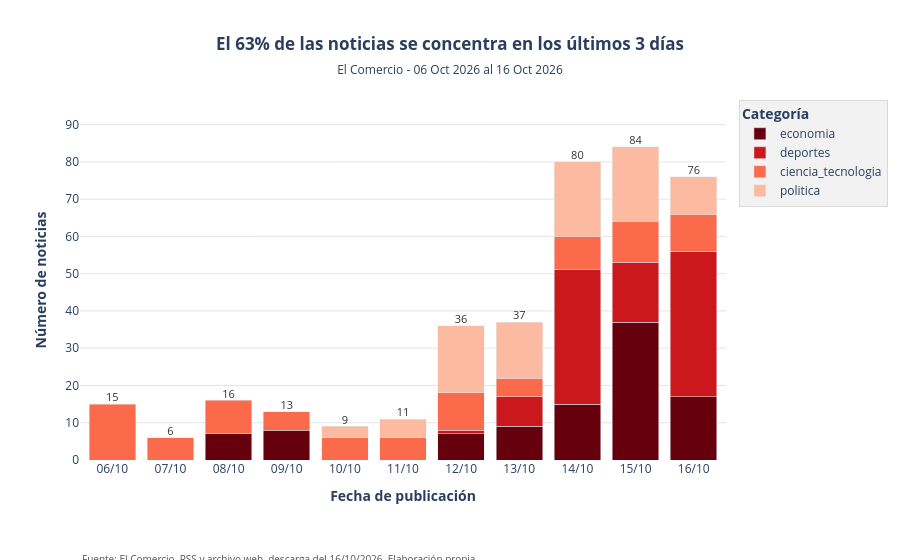

Source (notebook cell):
### Markdown cell above
4.2. Distribución de noticias por rango de fechas

### Code cell
diario = (df.groupby([df["fecha"].dt.date, "etiqueta"])
            .size()
            .reset_index(name="noticias"))
diario.columns = ["fecha", "categoria", "noticias"]
diario["fecha"] = pd.to_datetime(diario["fecha"]).dt.strftime("%d/%m")

rojos = px.colors.sequential.Reds[-1:-8:-2]
orden_cat = list(dist["categoria"])
colores = dict(zip(orden_cat, rojos))

orden_fechas = sorted(diario["fecha"].unique(), key=lambda d: (d[3:], d[:2]))

por_dia = diario.groupby("fecha")["noticias"].sum()
pct_3 = por_dia[orden_fechas[-3:]].sum() / por_dia.sum()
fechas = df["fecha"]

fig = px.bar(diario, x="fecha", y="noticias", color="categoria",
             color_discrete_map=colores,
             category_orders={"categoria": orden_cat, "fecha": orden_fechas},
             title=f"<b>El {pct_3:.0%} de las noticias se concentra en los últimos 3 días</b>",
             subtitle=(f"El Comercio - 06 Oct 2026 al 16 Oct 2026"))

fig.update_layout(title_x=0.5,
                  xaxis_title="<b>Fecha de publicación</b>",
                  yaxis_title="<b>Número de noticias</b>",
                  yaxis_range=[0, por_dia.max() * 1.15],
                  barmode="stack",
                  plot_bgcolor="white",
                  legend=dict(title=dict(text="<b>Categoría</b>"),
                              bgcolor="#F2F2F2", bordercolor="#D9D9D9", borderwidth=1),
                  margin=dict(b=100))
fig.update_xaxes(type="category")
fig.update_yaxes(gridcolor="#E5E5E5")

totales = por_dia[orden_fechas]
fig.add_scatter(x=orden_fechas, y=totales, text=totales, mode="text",
                textposition="top center", textfont=dict(size=11, color="#333333"),
                showlegend=False, hoverinfo="skip")

fig.add_annotation(text="Fuente: El Comercio, RSS y archivo web, descarga del 16/10/2026. Elaboración propia.",
                   xref="paper", yref="paper", x=0, y=-0.25,
                   xanchor="left", yanchor="top", showarrow=False,
                   font=dict(size=10, color="#555555"))

fig.show()

### Figure 1 — Plotly figure (JSON) as saved in the notebook; plotly's stock layout.template omitted (floating-point values rounded to 4 significant figures)
{"data": [{"hovertemplate": "categoria=economia<br>fecha=%{x}<br>noticias=%{y}<extra></extra>", "legendgroup": "economia", "marker": {"color": "rgb(103,0,13)", "pattern": {"shape": ""}}, "name": "economia", "orientation": "v", "showlegend": true, "textposition": "auto", "type": "bar", "x": ["08/10", "09/10", "12/10", "13/10", "14/10", "15/10", "16/10"], "xaxis": "x", "y": [7, 8, 7, 9, 15, 37, 17], "yaxis": "y"}, {"hovertemplate": "categoria=deportes<br>fecha=%{x}<br>noticias=%{y}<extra></extra>", "legendgroup": "deportes", "marker": {"color": "rgb(203,24,29)", "pattern": {"shape": ""}}, "name": "deportes", "orientation": "v", "showlegend": true, "textposition": "auto", "type": "bar", "x": ["12/10", "13/10", "14/10", "15/10", "16/10"], "xaxis": "x", "y": [1, 8, 36, 16, 39], "yaxis": "y"}, {"hovertemplate": "categoria=ciencia_tecnologia<br>fecha=%{x}<br>noticias=%{y}<extra></extra>", "legendgroup": "ciencia_tecnologia", "marker": {"color": "rgb(251,106,74)", "pattern": {"shape": ""}}, "name": "ciencia_tecnologia", "orientation": "v", "showlegend": true, "textposition": "auto", "type": "bar", "x": ["06/10", "07/10", "08/10", "09/10", "10/10", "11/10", "12/10", "13/10", "14/10", "15/10", "16/10"], "xaxis": "x", "y": [15, 6, 9, 5, 6, 6, 10, 5, 9, 11, 10], "yaxis": "y"}, {"hovertemplate": "categoria=politica<br>fecha=%{x}<br>noticias=%{y}<extra></extra>", "legendgroup": "politica", "marker": {"color": "rgb(252,187,161)", "pattern": {"shape": ""}}, "name": "politica", "orientation": "v", "showlegend": true, "textposition": "auto", "type": "bar", "x": ["10/10", "11/10", "12/10", "13/10", "14/10", "15/10", "16/10"], "xaxis": "x", "y": [3, 5, 18, 15, 20, 20, 10], "yaxis": "y"}, {"hoverinfo": "skip", "mode": "text", "showlegend": false, "text": [15.0, 6.0, 16.0, 13.0, 9.0, 11.0, 36.0, 37.0, 80.0, 84.0, 76.0], "textfont": {"color": "#333333", "size": 11}, "textposition": "top center", "type": "scatter", "x": ["06/10", "07/10", "08/10", "09/10", "10/10", "11/10", "12/10", "13/10", "14/10", "15/10", "16/10"], "y": [15, 6, 16, 13, 9, 11, 36, 37, 80, 84, 76]}], "layout": {"annotations": [{"font": {"color": "#555555", "size": 10}, "showarrow": false, "text": "Fuente: El Comercio, RSS y archivo web, descarga del 16/10/2026. Elaboración propia.", "x": 0, "xanchor": "left", "xref": "paper", "y": -0.25, "yanchor": "top", "yref": "paper"}], "barmode": "stack", "legend": {"bgcolor": "#F2F2F2", "bordercolor": "#D9D9D9", "borderwidth": 1, "title": {"text": "<b>Categoría</b>"}, "tracegroupgap": 0}, "margin": {"b": 100}, "plot_bgcolor": "white", "title": {"subtitle": {"text": "El Comercio - 06 Oct 2026 al 16 Oct 2026"}, "text": "<b>El 63% de las noticias se concentra en los últimos 3 días</b>", "x": 0.5}, "xaxis": {"anchor": "y", "categoryarray": ["06/10", "07/10", "08/10", "09/10", "10/10", "11/10", "12/10", "13/10", "14/10", "15/10", "16/10"], "categoryorder": "array", "domain": [0, 1], "title": {"text": "<b>Fecha de publicación</b>"}, "type": "category"}, "yaxis": {"anchor": "x", "domain": [0, 1], "gridcolor": "#E5E5E5", "range": [0, 96.6], "title": {"text": "<b>Número de noticias</b>"}}}}
